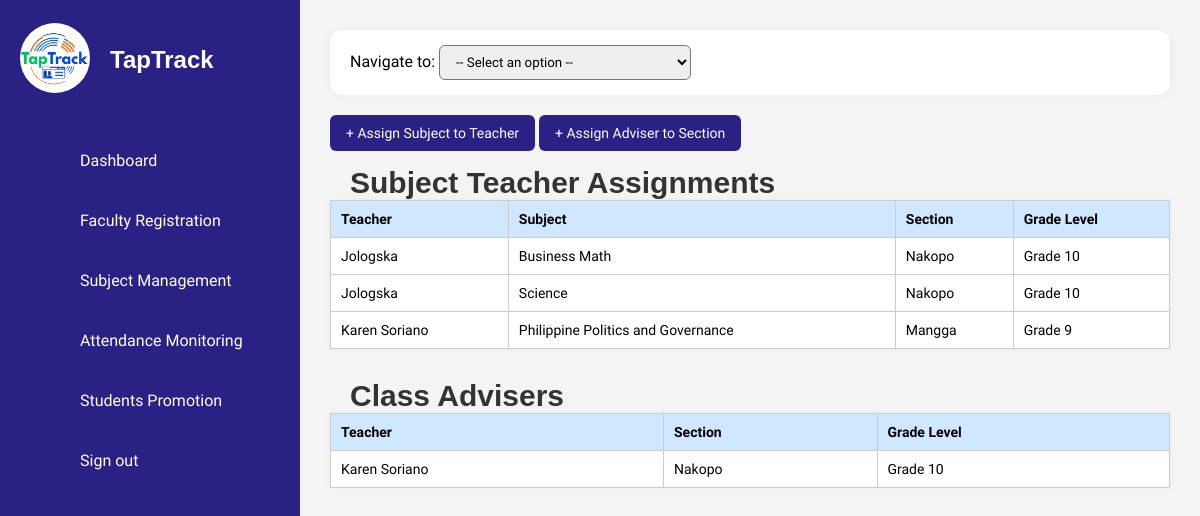
Page /ISIERA/teacher_assigning.php on the committed database.
### tables this page shows
CREATE TABLE `faculty` (
  `id` int(11) NOT NULL,
  `teacher_id` varchar(6) NOT NULL,
  `name` varchar(100) NOT NULL,
  `email` varchar(100) NOT NULL,
  `contact` varchar(20) DEFAULT NULL,
  `dob` date NOT NULL,
  `password` varchar(255) NOT NULL
);

CREATE TABLE `subjects` (
  `id` int(11) NOT NULL,
  `subject_name` varchar(255) NOT NULL,
  `student_type` varchar(150) NOT NULL,
  `created_at` timestamp NOT NULL DEFAULT current_timestamp(),
  `strand_id` int(11) DEFAULT NULL
);

CREATE TABLE `sections` (
  `id` int(11) NOT NULL,
  `section_name` varchar(100) NOT NULL,
  `student_type` enum('JHS','SHS') NOT NULL,
  `grade_level` varchar(20) DEFAULT NULL,
  `created_at` timestamp NOT NULL DEFAULT current_timestamp()
);

### ISIERA/teacher_assigning.php (the view, shortened to what this page needs)
<?php
include 'db_connection.php';
?>
<!DOCTYPE html>
<html lang="en">
<head>
  <link rel="stylesheet" href="assets/css/style.css" />
</head>
<body>
<?php include 'sidebar.php'; ?>
<div class="main-content">
  <div class="dropdown-nav">
    <label>Navigate to:</label>
    <select onchange="navigate(this.value)">
      <option value="">-- Select an option --</option>
    </select>
  </div>
  <button class="add-btn" onclick="openModal('subjectModal')">+ Assign Subject to Teacher</button>
  <button class="add-btn" onclick="openModal('adviserModal')">+ Assign Adviser to Section</button>
  <h2>Subject Teacher Assignments</h2>
  <table>
    <thead>
      <tr><th>Teacher</th><th>Subject</th><th>Section</th><th>Grade Level</th></tr>
    </thead>
    <tbody>
      <?php
      $assignments = $conn->query("SELECT f.name AS teacher_name, s.subject_name, sec.section_name, sec.grade_level FROM teacher_subjects ts JOIN faculty f ON ts.teacher_id = f.id JOIN subjects s ON ts.subject_id = s.id JOIN sections sec ON ts.section_id = sec.id ORDER BY sec.grade_level ASC, sec.section_name ASC");
      if ($assignments->num_rows > 0):
        while ($row = $assignments->fetch_assoc()):
      ?>
      <tr>
        <td><?= htmlspecialchars($row['teacher_name']) ?></td>
        <td><?= htmlspecialchars($row['subject_name']) ?></td>
        <td><?= htmlspecialchars($row['section_name']) ?></td>
        <td><?= htmlspecialchars($row['grade_level']) ?></td>
      </tr>
      <?php endwhile; else: ?>
      <tr><td colspan="4" style="text-align:center;">No subject-teacher assignments found.</td></tr>
      <?php endif; ?>
    </tbody>
  </table>
  <h2>Class Advisers</h2>
  <table>
    <thead>
      <tr><th>Teacher</th><th>Section</th><th>Grade Level</th></tr>
    </thead>
    <tbody>
      <?php
      $advisers = $conn->query("SELECT f.name AS teacher_name, sec.section_name, sec.grade_level FROM section_advisers sa JOIN faculty f ON sa.teacher_id = f.id JOIN sections sec ON sa.section_id = sec.id ORDER BY sec.grade_level ASC, sec.section_name ASC");
      if ($advisers->num_rows > 0):
        while ($row = $advisers->fetch_assoc()):
      ?>
      <tr>
        <td><?= htmlspecialchars($row['teacher_name']) ?></td>
        <td><?= htmlspecialchars($row['section_name']) ?></td>
        <td><?= htmlspecialchars($row['grade_level']) ?></td>
      </tr>
      <?php endwhile; else: ?>
      <tr><td colspan="3" style="text-align:center;">No adviser assignments found.</td></tr>
      <?php endif; ?>
    </tbody>
  </table>
</div>
</body>
</html>

### ISIERA/assets/css/style.css (style rules this page uses)
* { font-family: 'Ubuntu', sans-serif; margin: 0; padding: 0; box-sizing: border-box; }
:root { --blue: #2a2185; --white: #fff; --gray: #f5f5f5; --black1: #222; --black2: #999; }
body { min-height: 100vh; overflow-x: hidden; }
.main-content { margin-left: 300px; padding: 20px; background-color: #f4f4f4; min-height: 100vh; overflow-x: hidden; width: calc(100% - 300px); }
.main-content h2 { text-align: left; margin-left: 20px; font-family: 'Arial', sans-serif; font-weight: 600; color: #333; font-size: 30px; }
.dropdown-nav { background-color: #fff; border-radius: 12px; padding: 15px 20px; margin-bottom: 20px; box-shadow: 0 0 8px rgba(0,0,0,0.05); }
.dropdown-nav select { padding: 8px 12px; border-radius: 6px; }

### ISIERA/teacher_assigning.php (style rules this page uses)
body { background: #f9f9f9; font-family: 'Segoe UI', sans-serif; }
.main-content { margin-left: 300px; padding: 30px; }
.dropdown-nav { background-color: #fff; border-radius: 12px; padding: 15px 20px; margin-bottom: 20px; box-shadow: 0 0 8px rgba(0,0,0,0.05); }
.dropdown-nav select { padding: 8px 12px; border-radius: 6px; }
button.add-btn { background-color: #2a2185; color: white; padding: 10px 16px; border: none; border-radius: 6px; cursor: pointer; font-size: 14px; margin-bottom: 15px; }
table { width: 100%; border-collapse: collapse; background-color: #fff; box-shadow: 0 0 5px rgba(0,0,0,0.05); margin-bottom: 30px; }
table thead { background-color: #d0e8ff; }
th, td { padding: 10px; border: 1px solid #ccc; text-align: left; font-size: 14px; }

### rows in the picture
faculty: name "Jologska", subjects.subject_name "Business Math", sections.section_name "Nakopo", sections.grade_level "Grade 10", subjects.subject_name "Science"
faculty: name "Karen Soriano", subjects.subject_name "Philippine Politics and Governance", sections.section_name "Mangga", sections.grade_level "Grade 9", sections.section_name "Nakopo", sections.grade_level "Grade 10"
